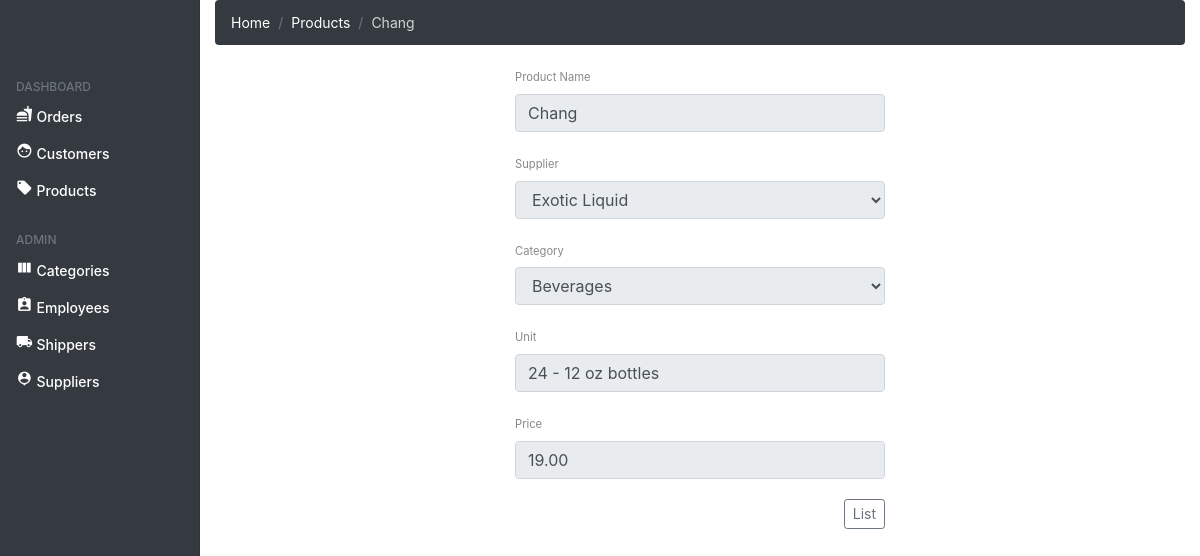
The page /views/products/read.php?id=2 on the database its author committed.
### tables this page shows
CREATE TABLE Products (
	ProductID INT(6) UNSIGNED NOT NULL AUTO_INCREMENT PRIMARY KEY, 
    ProductName VARCHAR(200) NOT NULL,
    SupplierID INT(6) UNSIGNED NOT NULL,
    CategoryID INT(6) UNSIGNED NOT NULL,
    Unit VARCHAR(200) NOT NULL,
    Price DECIMAL(13,4) NOT NULL,
    CONSTRAINT `FK_CategoryID` FOREIGN KEY (CategoryID) REFERENCES Categories (CategoryID),
    CONSTRAINT `FK_SupplierID` FOREIGN KEY (SupplierID) REFERENCES Suppliers (SupplierID)
);

CREATE TABLE Suppliers (
	SupplierID INT(6) UNSIGNED NOT NULL AUTO_INCREMENT PRIMARY KEY, 
    SupplierName VARCHAR(200) NOT NULL,
    ContactName VARCHAR(200) NOT NULL,
    Address VARCHAR(200) NOT NULL,
    City VARCHAR(50) NOT NULL,
    PostalCode VARCHAR(20) NOT NULL,
    Country VARCHAR(50) NOT NULL,
    Phone VARCHAR(20) NOT NULL
);

CREATE TABLE Categories (
	CategoryID INT(6) UNSIGNED NOT NULL AUTO_INCREMENT PRIMARY KEY, 
    CategoryName VARCHAR(200) NOT NULL, 
    Description VARCHAR(200) NOT NULL
);

### views/products/read.php (the view, shortened to what this page needs)
<!DOCTYPE html>
<html>
    <?php include_once "./header.php.inc" ?>
    <body>
        <?php
            $currentPage = "read";
            $id = isset($_GET['id']) ? $_GET['id'] : die('ERROR: Record ID not found.');
            include_once "../../nav.php";
            include '../../confi/database.php';
            try {
                $query = "SELECT ProductID, ProductName, SupplierID, CategoryID, Unit, Price FROM Products WHERE ProductID = ? LIMIT 0,1";
                $stmt = $con->prepare($query);
                $stmt->bindParam(1, $id);
                $stmt->execute();
                $row = $stmt->fetch(PDO::FETCH_ASSOC);
                $productName = utf8_encode($row['ProductName']);
                $supplierID = utf8_encode($row['SupplierID']);
                $categoryID = utf8_encode($row['CategoryID']);
                $unit = utf8_encode($row['Unit']);
                $price = utf8_encode($row['Price']);
                $query = "SELECT SupplierID, SupplierName FROM Suppliers ORDER BY SupplierName ASC";
                $stmt_suppliers = $con->prepare($query);
                $stmt_suppliers->execute();
                $query = "SELECT CategoryID, CategoryName FROM Categories ORDER BY CategoryName ASC";
                $stmt_categories = $con->prepare($query);
                $stmt_categories->execute();
            } catch (PDOException $exception) {
                die('ERROR: ' . $exception->getMessage());
            }
            include_once "./breadcrumb.php.inc";
        ?>
        <div class="offset-md-5 col-md-4">
            <div class="row">
                <div class="col-md-12">
                    <label for="productName">Product Name</label>
                    <input type="text" name="productName" class="form-control" value="<?php echo $productName ?>" disabled />
                </div>
            </div>
            <div class="row">
                <div class="col-md-12">
                    <label for="supplierID">Supplier</label>
                    <select name="supplierID" class="form-control" disabled>
                        <?php
                            while($row = $stmt_suppliers->fetch(PDO::FETCH_ASSOC)){
                                extract($row);
                                echo "<option value='{$SupplierID}'".($supplierID == $SupplierID ? 'selected' : '').">".utf8_encode($SupplierName)."</option>";
                            }
                        ?>
                    </select>
                </div>
            </div>
            <div class="row">
                <div class="col-md-12">
                    <label for="categoryID">Category</label>
                    <select name="categoryID" class="form-control" disabled>
                        <?php
                            while($row = $stmt_categories->fetch(PDO::FETCH_ASSOC)){
                                extract($row);
                                echo "<option value='{$CategoryID}'".($categoryID == $CategoryID ? 'selected' : '').">".utf8_encode($CategoryName)."</option>";
                            }
                        ?>
                    </select>
                </div>
            </div>
            <div class="row">
                <div class="col-md-12">
                    <label for="unit">Unit</label>
                    <input type="text" name="unit" class="form-control" value="<?php echo $unit ?>" disabled />
                </div>
            </div>
            <div class="row">
                <div class="col-md-12">
                    <label for="price">Price</label>
                    <input type="text" name="price" class="form-control" value="<?php echo number_format($price, 2, '.', ',') ?>" disabled />
                </div>
            </div>
            <div class="row">
                <div class="col-md-12 text-right">
                    <a class="btn btn-outline-secondary btn-sm" href="./index.php">List</a>
                </div>
            </div>
        </div>
    </body>
</html>

### views/products/breadcrumb.php.inc
<div class="offset-md-2 col-md-10">
    <nav aria-label="breadcrumb">
        <ol class="breadcrumb">
            <li class="breadcrumb-item"><a href="../../index.php">Home</a></li>
            <li class="breadcrumb-item"><a href="./index.php">Products</a></li>
            <?php
                if($currentPage != "index")
                    echo "<li class='breadcrumb-item active' aria-current='page'>".($productName != "" ? $productName : "New Product")."</li>";
            ?>
        </ol>
    </nav>
</div>

### commons/style.css (style rules this page uses)
body { font-size: .875rem; }
.breadcrumb { background-color: #343a40 !important; }
.breadcrumb-item a { color: #fff !important; }
.breadcrumb-item.active { color: lightgray !important; }
.row { margin-top: 20px !important; }
label { font-size: 0.8em; color: #888 !important; }
.btn { line-height: 1.4 !important; }

### rows shown on the page
products: ProductName "Chang", productName "Chang", supplierID "Exotic Liquid", categoryID "Beverages", unit "24 - 12 oz bottles", price "19.00"
